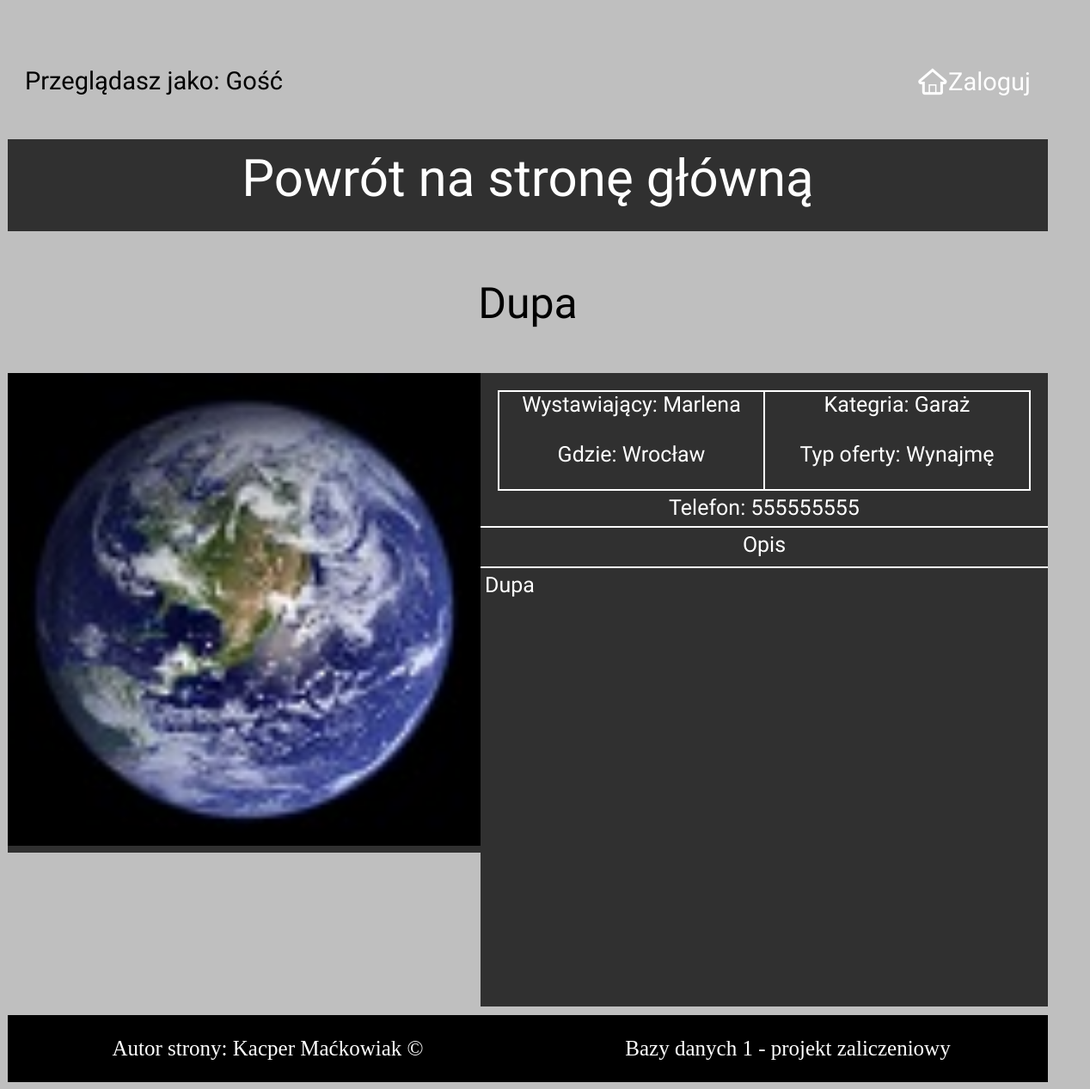
Screenshot of /ogloszenie.php?oferta=42 with the database file from the repository.
### tables this page shows
CREATE TABLE `o` (
  `id` int(11) NOT NULL,
  `user` varchar(15) DEFAULT NULL,
  `tytul` text NOT NULL,
  `kategoria` enum('Mieszkanie','Dom','Działka','Biura i lokale','Garaż') NOT NULL,
  `typ` enum('Kupię','Sprzedam','Wynajmę') NOT NULL,
  `opis` varchar(1000) DEFAULT NULL,
  `imie` text,
  `lok` text,
  `tel` int(11) DEFAULT NULL
);

### ogloszenie.php (the view, shortened to what this page needs)
<!DOCTYPE HTML>
<html lang="pl">
<head>
     <link href="style3.css" rel="stylesheet" type="text/css"/>
    <link href="css/fontello.css" rel="stylesheet" type="text/css"/>
    </head>
    <body>
<?php if((empty($_SESSION['zalogowany']))){ ?>
    <div id="container">
    <div id="topbarL">
        <p>Przeglądasz jako: Gość </p></div>
    <form action=wylogowanie.php>
        <div id="topbarR"><br/><a i class="icon-home-outline"  href="zaloguj.php?opcja=zaloguj">Zaloguj</a></div>
        </form>
        <div id="powitanie0">
   <div id="kategorieogl">
     <a href=index.php>
    <div class="test1">Powrót na stronę główną</div>
           </a>
    </div>
       </div>
       <div id=ogl>
           <?php
        $olx=$_GET['oferta'];
               require_once "connect.php";
        $polaczenie = @new mysqli($host, $db_user, $db_passwd, $db_name);
                                mysqli_query($polaczenie,"SET CHARSET utf8");
    mysqli_query($polaczenie,"SET NAMES utf8 COLLATE utf8_polish_ci");
                    if($polaczenie -> connect_errno!=0){
                        echo "Błąd: ".$polaczenie->connect_errno;
                    }
                    else{
                        $kwerenda = "SELECT  * FROM o WHERE id='$olx'";
                        if($rezultat = @$polaczenie->query($kwerenda)){
                            $ile_o = $rezultat->num_rows;
                            if($ile_o>0){
        $wiersz=$rezultat->fetch_assoc();
                            }
                            }
                            } ?>
        <div id=ty>
        <?php echo "<p>".$wiersz['tytul'];?>
        </div>
      <div id=ty2>
          <div id=ty22>
<?php echo "Kategria: ".$wiersz['kategoria'];
      echo "<br><br>Typ oferty: ".$wiersz['typ'];
              ?>
        </div>
          <div id=ty222>
<?php echo "Wystawiający: ".$wiersz['imie'];
      echo "<br><br>Gdzie: ".$wiersz['lok'];
              ?>
        </div>
          <div id=ty2222>
          <?php     echo "Telefon: ".$wiersz['tel'];   ?>
          </div>
        </div>
        <div id=ty3>
    <?php echo "<img src='obrazki/".$wiersz['user']."/".$wiersz['id']."/1.jpg'>"?>
        </div>
        <div id=ty4>
            <div id=ty44>
            Opis
        </div>
             <div id=ty444>
    <?php echo $wiersz['opis'];?>
            </div>
        </div>
        </div>
        <div id="stopa">
       <div id="stopa1">
           Autor strony: Kacper Maćkowiak &copy; </div>
            <div id="stopa2">
                Bazy danych 1 - projekt zaliczeniowy
            </div>
        </div>
        </div>
 <?php  }?>
    </body>
</html>

### style3.css (style rules this page uses)
body { background-color:#bfbfbf; color: white; }
#container { width:1250px; margin-left:auto; margin-right:auto; }
#topbarL { float:left; width: 605px; height: 99px; background-color: #bfbfbf; text-align:left; font-size: 29px; font-family: 'Merienda', cursive; margin-top: 20px; color:black; }
#ty { text-align: center; font-family: 'Merienda', cursive; font-size: 50px; background-color: #bfbfbf; padding: 2px; color: black; }
#ty2 { float:right; padding: 20px; width: 620px; background-color:#303030; text-align:left; height: 138px; }
#ty22 { text-align: center; font-family: 'Merienda', cursive; color:white; font-size: 25px; float:right; width: 307px; background-color: #303030; height: 113px; border-top: 2px solid white; border-right: 2px solid white; }
#ty222 { text-align: center; font-family: 'Merienda', cursive; color:white; font-size: 25px; float:left; width: 307px; background-color: #303030; height: 113px; border-right: 2px solid white; border-top: 2px solid white; border-left: 2px solid white; }
#ty2222 { padding: 5px; font-family: 'Merienda', cursive; color:white; font-size: 25px; text-align: center; width: 610px; background-color: #303030; height: 37px; border-top: 2px solid white; }
#ty3 { text-align: center; float:left; width: 550px; background-color:#303030; height: 550px; }
#ty4 { text-align: center; float:right; width: 660px; background-color: #303030; height: 544px; font-family: 'Merienda', cursive; color:white; font-size: 25px; }
#ty44 { font-family: 'Merienda', cursive; color:white; font-size: 25px; width: 650px; background-color: #303030; height: 35px; padding: 5px; border-bottom: 2px solid white; border-top: 2px solid white; }
#ty444 { font-family: 'Merienda', cursive; color:white; font-size: 25px; text-align:left; width: 650px; background-color: #303030; height: 500px; font-family: 'Merienda', cursive; color:white; font-size: 25px; padding: 5px; }
#topbarR { color:#ff8000; text-align:right; float:left; width: 605px; margin-top: 16px; font-family: 'Merienda', cursive; font-size:29px; height: 79px; background-color: #bfbfbf; }
#powitanie0 { margin-top: 15px; width:1210px; height: 100px; font-family: 'Merienda', cursive; background-color: #303030; color:white; font-size: 75px; text-align: center; }
#kategorieogl { margin-top: 5px; font-family: 'Merienda', cursive; background-color: #303030; color:white; padding:10px; width:1190px; height: 87px; }
#ogl { margin-top: 10px; font-family: 'Merienda', cursive; background-color: #303030; color:white; width:1210px; height: 720px; font-size:50px; text-align: center; }
#topbarL { float:left; padding: 20px; width: 605px; text-align:left; height: 79px; }
#topbarR { color:black; text-align:right; float:left; width: 525px; padding: 20px; font-family: 'Merienda', cursive; font-size:29px; height: 79px; }
.test1 { float:left; width:1190px; text-align: center; font-size: 60px; }
#stopa1 { float:left; margin-top: 25px; padding:25px; background-color: black; color: white; font-size:25px; width:555px; text-align: center; }
#stopa2 { float:left; margin-top: 25px; padding:25px; background-color: black; color: white; font-size:25px; width:555px; text-align: center; }
a:link { color:white; text-decoration: none; }
TABLE, TD, { border: 1px solid white; border-bottom: 1px solid white; text-align: left; }
img { height: 550px; width: 550px; }

### rows the page displays
o: tytul "Dupa", kategoria "Garaż", typ "Wynajmę", imie "Marlena", lok "Wrocław", tel "555555555", user (picture), opis "Dupa"
